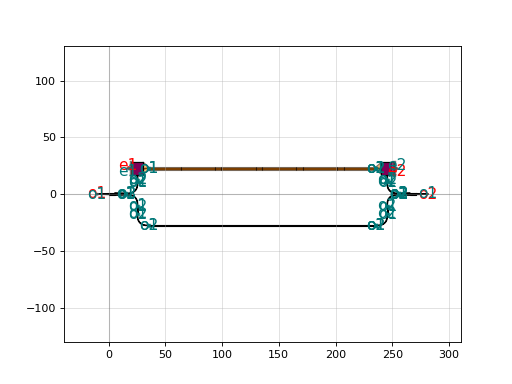

Here is the Python script that generated this plot:
import gdsfactory as gf

c = gf.components.mzi_phase_shifter(delta_length=10.0, length_y=2.0, length_x=200, straight_x_top='straight_heater_metal', with_splitter=True, port_e1_splitter='o2', port_e0_splitter='o3', port_e1_combiner='o2', port_e0_combiner='o3', nbends=2)
c.plot()
